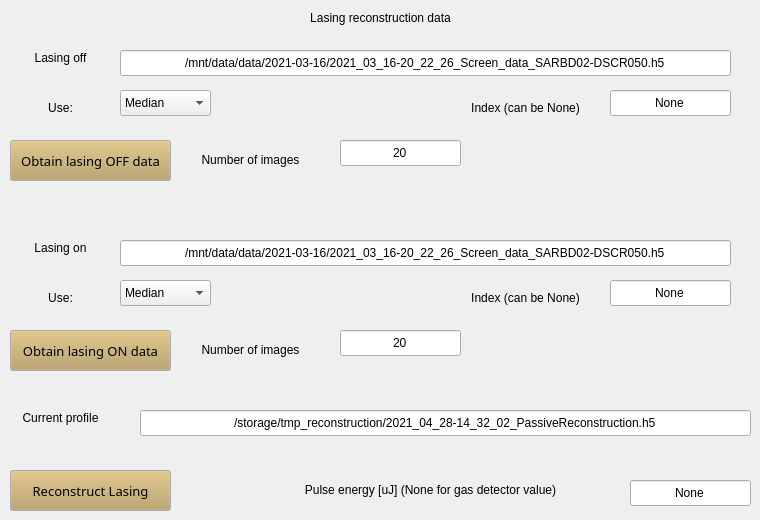
    <widget class="QWidget" name="tab_4">
     <attribute name="title">
      <string>Lasing rec</string>
     </attribute>
     <widget class="QPushButton" name="ObtainLasingOnData">
      <property name="geometry">
       <rect>
        <x>10</x>
        <y>330</y>
        <width>161</width>
        <height>41</height>
       </rect>
      </property>
      <property name="palette">
       <palette>
        <active>
         <colorrole role="Button">
          <brush brushstyle="SolidPattern">
           <color alpha="255">
            <red>183</red>
            <green>157</green>
            <blue>92</blue>
           </color>
          </brush>
         </colorrole>
        </active>
        <inactive>
         <colorrole role="Button">
          <brush brushstyle="SolidPattern">
           <color alpha="255">
            <red>183</red>
            <green>157</green>
            <blue>92</blue>
           </color>
          </brush>
         </colorrole>
        </inactive>
        <disabled>
         <colorrole role="Button">
          <brush brushstyle="SolidPattern">
           <color alpha="255">
            <red>183</red>
            <green>157</green>
            <blue>92</blue>
           </color>
          </brush>
         </colorrole>
        </disabled>
       </palette>
      </property>
      <property name="font">
       <font>
        <family>Sans Serif</family>
        <pointsize>10</pointsize>
       </font>
      </property>
      <property name="text">
       <string>Obtain lasing ON data</string>
      </property>
     </widget>
     <widget class="QLabel" name="label_55">
      <property name="geometry">
       <rect>
        <x>30</x>
        <y>100</y>
        <width>61</width>
        <height>16</height>
       </rect>
      </property>
      <property name="text">
       <string>Use:</string>
      </property>
      <property name="alignment">
       <set>Qt::AlignCenter</set>
      </property>
     </widget>
     <widget class="QLineEdit" name="LasingOffDataLoadIndex">
      <property name="geometry">
       <rect>
        <x>610</x>
        <y>90</y>
        <width>121</width>
        <height>26</height>
       </rect>
      </property>
      <property name="text">
       <string>None</string>
      </property>
      <property name="alignment">
       <set>Qt::AlignCenter</set>
      </property>
     </widget>
     <widget class="QComboBox" name="LasingOffDataLoadUseSelect">
      <property name="geometry">
       <rect>
        <x>120</x>
        <y>90</y>
        <width>91</width>
        <height>26</height>
       </rect>
      </property>
      <property name="currentIndex">
       <number>0</number>
      </property>
      <item>
       <property name="text">
        <string>Median</string>
       </property>
      </item>
      <item>
       <property name="text">
        <string>All</string>
       </property>
      </item>
     </widget>
     <widget class="QLabel" name="label_57">
      <property name="geometry">
       <rect>
        <x>280</x>
        <y>10</y>
        <width>201</width>
        <height>16</height>
       </rect>
      </property>
      <property name="text">
       <string>Lasing reconstruction data</string>
      </property>
      <property name="alignment">
       <set>Qt::AlignCenter</set>
      </property>
     </widget>
     <widget class="QLineEdit" name="LasingOffDataLoad">
      <property name="geometry">
       <rect>
        <x>120</x>
        <y>50</y>
        <width>611</width>
        <height>26</height>
       </rect>
      </property>
      <property name="text">
       <string>/mnt/data/data/2021-03-16/2021_03_16-20_22_26_Screen_data_SARBD02-DSCR050.h5</string>
      </property>
      <property name="alignment">
       <set>Qt::AlignCenter</set>
      </property>
     </widget>
     <widget class="QLabel" name="label_58">
      <property name="geometry">
       <rect>
        <x>190</x>
        <y>150</y>
        <width>121</width>
        <height>20</height>
       </rect>
      </property>
      <property name="text">
       <string>Number of images</string>
      </property>
      <property name="alignment">
       <set>Qt::AlignCenter</set>
      </property>
     </widget>
     <widget class="QLabel" name="label_59">
      <property name="geometry">
       <rect>
        <x>450</x>
        <y>100</y>
        <width>151</width>
        <height>16</height>
       </rect>
      </property>
      <property name="text">
       <string>Index (can be None)</string>
      </property>
      <property name="alignment">
       <set>Qt::AlignCenter</set>
      </property>
     </widget>
     <widget class="QLineEdit" name="LasingOffNumberImages">
      <property name="geometry">
       <rect>
        <x>340</x>
        <y>140</y>
        <width>121</width>
        <height>26</height>
       </rect>
      </property>
      <property name="text">
       <string>20</string>
      </property>
      <property name="alignment">
       <set>Qt::AlignCenter</set>
      </property>
     </widget>
     <widget class="QLabel" name="label_60">
      <property name="geometry">
       <rect>
        <x>30</x>
        <y>50</y>
        <width>61</width>
        <height>16</height>
       </rect>
      </property>
      <property name="text">
       <string>Lasing off</string>
      </property>
      <property name="alignment">
       <set>Qt::AlignCenter</set>
      </property>
     </widget>
     <widget class="QLineEdit" name="LasingOnNumberImages">
      <property name="geometry">
       <rect>
        <x>340</x>
        <y>330</y>
        <width>121</width>
        <height>26</height>
       </rect>
      </property>
      <property name="text">
       <string>20</string>
      </property>
      <property name="alignment">
       <set>Qt::AlignCenter</set>
      </property>
     </widget>
     <widget class="QPushButton" name="ObtainLasingOffData">
      <property name="geometry">
       <rect>
        <x>10</x>
        <y>140</y>
        <width>161</width>
        <height>41</height>
       </rect>
      </property>
      <property name="palette">
       <palette>
        <active>
         <colorrole role="Button">
          <brush brushstyle="SolidPattern">
           <color alpha="255">
            <red>183</red>
            <green>157</green>
            <blue>92</blue>
           </color>
          </brush>
         </colorrole>
        </active>
        <inactive>
         <colorrole role="Button">
          <brush brushstyle="SolidPattern">
           <color alpha="255">
            <red>183</red>
            <green>157</green>
            <blue>92</blue>
           </color>
          </brush>
         </colorrole>
        </inactive>
        <disabled>
         <colorrole role="Button">
          <brush brushstyle="SolidPattern">
           <color alpha="255">
            <red>183</red>
            <green>157</green>
            <blue>92</blue>
           </color>
          </brush>
         </colorrole>
        </disabled>
       </palette>
      </property>
      <property name="font">
       <font>
        <family>Sans Serif</family>
        <pointsize>10</pointsize>
       </font>
      </property>
      <property name="text">
       <string>Obtain lasing OFF data</string>
      </property>
     </widget>
     <widget class="QLineEdit" name="LasingOnDataLoadIndex">
      <property name="geometry">
       <rect>
        <x>610</x>
        <y>280</y>
        <width>121</width>
        <height>26</height>
       </rect>
      </property>
      <property name="text">
       <string>None</string>
      </property>
      <property name="alignment">
       <set>Qt::AlignCenter</set>
      </property>
     </widget>
     <widget class="QLabel" name="label_67">
      <property name="geometry">
       <rect>
        <x>30</x>
        <y>290</y>
        <width>61</width>
        <height>16</height>
       </rect>
      </property>
      <property name="text">
       <string>Use:</string>
      </property>
      <property name="alignment">
       <set>Qt::AlignCenter</set>
      </property>
     </widget>
     <widget class="QLineEdit" name="LasingOnDataLoad">
      <property name="geometry">
       <rect>
        <x>120</x>
        <y>240</y>
        <width>611</width>
        <height>26</height>
       </rect>
      </property>
      <property name="text">
       <string>/mnt/data/data/2021-03-16/2021_03_16-20_22_26_Screen_data_SARBD02-DSCR050.h5</string>
      </property>
      <property name="alignment">
       <set>Qt::AlignCenter</set>
      </property>
     </widget>
     <widget class="QLabel" name="label_68">
      <property name="geometry">
       <rect>
        <x>30</x>
        <y>240</y>
        <width>61</width>
        <height>16</height>
       </rect>
      </property>
      <property name="text">
       <string>Lasing on</string>
      </property>
      <property name="alignment">
       <set>Qt::AlignCenter</set>
      </property>
     </widget>
     <widget class="QLabel" name="label_69">
      <property name="geometry">
       <rect>
        <x>190</x>
        <y>340</y>
        <width>121</width>
        <height>20</height>
       </rect>
      </property>
      <property name="text">
       <string>Number of images</string>
      </property>
      <property name="alignment">
       <set>Qt::AlignCenter</set>
      </property>
     </widget>
     <widget class="QLabel" name="label_70">
      <property name="geometry">
       <rect>
        <x>450</x>
        <y>290</y>
        <width>151</width>
        <height>16</height>
       </rect>
      </property>
      <property name="text">
       <string>Index (can be None)</string>
      </property>
      <property name="alignment">
       <set>Qt::AlignCenter</set>
      </property>
     </widget>
     <widget class="QComboBox" name="LasingOnDataLoadUseSelect">
      <property name="geometry">
       <rect>
        <x>120</x>
        <y>280</y>
        <width>91</width>
        <height>26</height>
       </rect>
      </property>
      <property name="currentIndex">
       <number>0</number>
      </property>
      <item>
       <property name="text">
        <string>Median</string>
       </property>
      </item>
      <item>
       <property name="text">
        <string>All</string>
       </property>
      </item>
     </widget>
     <widget class="QPushButton" name="ReconstructLasing">
      <property name="geometry">
       <rect>
        <x>10</x>
        <y>470</y>
        <width>161</width>
        <height>41</height>
       </rect>
      </property>
      <property name="palette">
       <palette>
        <active>
         <colorrole role="Button">
          <brush brushstyle="SolidPattern">
           <color alpha="255">
            <red>183</red>
            <green>157</green>
            <blue>92</blue>
           </color>
          </brush>
         </colorrole>
        </active>
        <inactive>
         <colorrole role="Button">
          <brush brushstyle="SolidPattern">
           <color alpha="255">
            <red>183</red>
            <green>157</green>
            <blue>92</blue>
           </color>
          </brush>
         </colorrole>
        </inactive>
        <disabled>
         <colorrole role="Button">
          <brush brushstyle="SolidPattern">
           <color alpha="255">
            <red>183</red>
            <green>157</green>
            <blue>92</blue>
           </color>
          </brush>
         </colorrole>
        </disabled>
       </palette>
      </property>
      <property name="font">
       <font>
        <family>Sans Serif</family>
        <pointsize>10</pointsize>
       </font>
      </property>
      <property name="text">
       <string>Reconstruct Lasing</string>
      </property>
     </widget>
     <widget class="QLabel" name="label_71">
      <property name="geometry">
       <rect>
        <x>10</x>
        <y>410</y>
        <width>101</width>
        <height>16</height>
       </rect>
      </property>
      <property name="text">
       <string>Current profile</string>
      </property>
      <property name="alignment">
       <set>Qt::AlignCenter</set>
      </property>
     </widget>
     <widget class="QLineEdit" name="LasingCurrentProfileDataLoad">
      <property name="geometry">
       <rect>
        <x>140</x>
        <y>410</y>
        <width>611</width>
        <height>26</height>
       </rect>
      </property>
      <property name="text">
       <string>/storage/tmp_reconstruction/2021_04_28-14_32_02_PassiveReconstruction.h5</string>
      </property>
      <property name="alignment">
       <set>Qt::AlignCenter</set>
      </property>
     </widget>
     <widget class="QLineEdit" name="LasingEnergyInput">
      <property name="geometry">
       <rect>
        <x>630</x>
        <y>480</y>
        <width>121</width>
        <height>26</height>
       </rect>
      </property>
      <property name="text">
       <string>None</string>
      </property>
      <property name="alignment">
       <set>Qt::AlignCenter</set>
      </property>
     </widget>
     <widget class="QLabel" name="label_72">
      <property name="geometry">
       <rect>
        <x>290</x>
        <y>480</y>
        <width>281</width>
        <height>20</height>
       </rect>
      </property>
      <property name="text">
       <string>Pulse energy [uJ] (None for gas detector value)</string>
      </property>
      <property name="alignment">
       <set>Qt::AlignCenter</set>
      </property>
     </widget>
    </widget>
